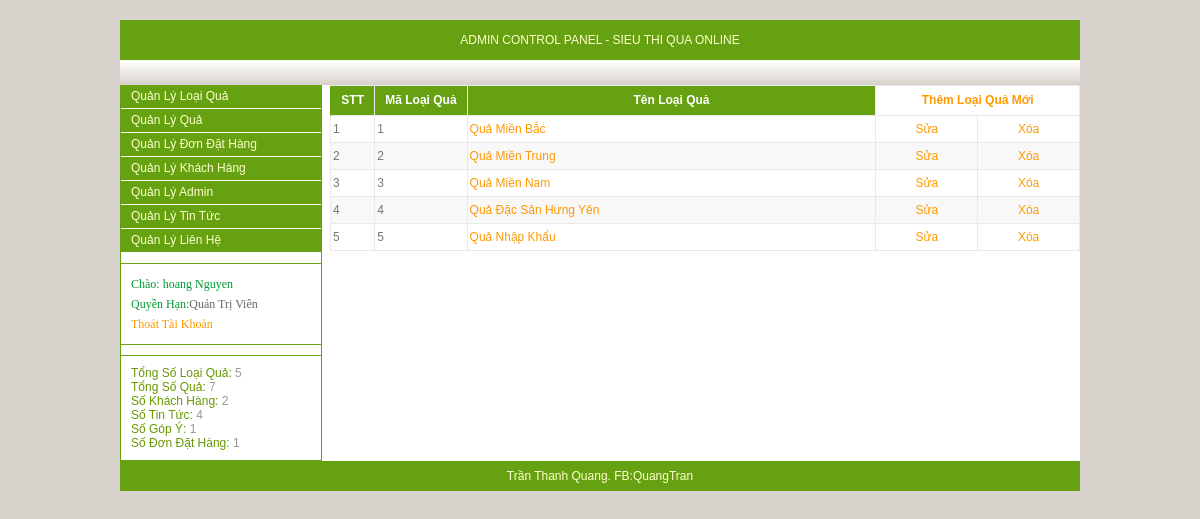
Page /adm/index.php (signed in) on the committed database.
### tables this page shows
CREATE TABLE IF NOT EXISTS `loai_qua` (
`ma_loai` int(11) NOT NULL,
  `ten_loai` varchar(40) NOT NULL
);

### adm/loaiqua/loaiqua.php (the view, shortened to what this page needs)
<?php
	$strSQL="SELECT * FROM loai_qua";
	$loai_qua=mysqli_query($ung,$strSQL);
?>
<table width="750" cellpadding="2" cellspacing="0" border="0" class="admintable" style="border-right:#E9E9E9 1px solid; border-top:#E9E9E9 1px solid;" align="right">
	<tr>
		<th width="40" align="center" style="border-left:#66A111 solid 1px;">
			STT
		</th>
		<th width="90" align="center">
			Mã Loại Quả
		</th>
		<th width="420">
			Tên Loại Quả
		</th>
		<th width="200" colspan="2" style="background:#FFFFFF;" align="center">
			<a href="#" onclick="goithem_sua('themloaiqua')">Thêm Loại Quả Mới</a>
		</th>
	</tr>
	<?php $i=0; ?>
		<?php while($row=mysqli_fetch_array($loai_qua)) { $i+=1; ?>
	<tr>
	<?php
			if($i%2==0)
				$mausac="style='background:#F8F8F8;'";
			 else
			 	$mausac="style='background:#FFFFFF;'";
	?>
		<td <?php echo $mausac; ?> >
			<?php echo $i; ?>
		</td>
		<td <?php echo $mausac; ?> >
			<?php echo $row['ma_loai']; ?>
		</td>
		<td <?php echo $mausac; ?> >
			<a href="#" onclick="goithem_sua('sualoaiqua',<?php echo $row['ma_loai']; ?>)"><?php echo $row['ten_loai']; ?></a>
		</td>
		<td width="100" align="center" <?php echo $mausac; ?>>
			<a href="#" onclick="goithem_sua('sualoaiqua',<?php echo $row['ma_loai']; ?>)">Sửa</a>
		</td>
		<td width="100" align="center" <?php echo $mausac; ?>>
			<a href="#" onclick="xoa_loaiqua(<?php echo $row['ma_loai']; ?>)">Xóa</a>
		</td>
	</tr>
		<?php } ?>
</table>

### adm/admstyle.css (style rules this page uses)
Body { background:#D8D4CD url(../images/bg.jpg) no-repeat fixed; color:#888888; font-family:Arial, Helvetica, sans-serif; font-size:12px; margin-bottom:0px; margin-top:0px; margin-left:0px; margin-right:0px; }
a:link { color:#FF9900; text-decoration:none; }
.admintable { border:1px; }
.admintable TD { background:#FFFFFF; border-left:#E9E9E9 1px solid; border-bottom:#E9E9E9 1px solid; line-height:22px; color:#777777; }
.admintable TH { background:#66A111; color:#FFFFFF; line-height:25px; border-left:#E9E9E9 1px solid; border-bottom:#E9E9E9 1px solid; }

### rows in the picture
loai_qua: ma_loai "1", ten_loai "Quả Miền Bắc"
loai_qua: ma_loai "2", ten_loai "Quả Miền Trung"
loai_qua: ma_loai "3", ten_loai "Quả Miền Nam"
loai_qua: ma_loai "4", ten_loai "Quả Đặc Sản Hưng Yên"
loai_qua: ma_loai "5", ten_loai "Quả Nhập Khẩu"

### other values in the picture
$_SESSION['hovatenad'] "hoang Nguyen"
$soloaiqua "5"
$soqua "7"
$khachhang "2"
$tintuc "4"
$lienhe "1"
$dondathang "1"
